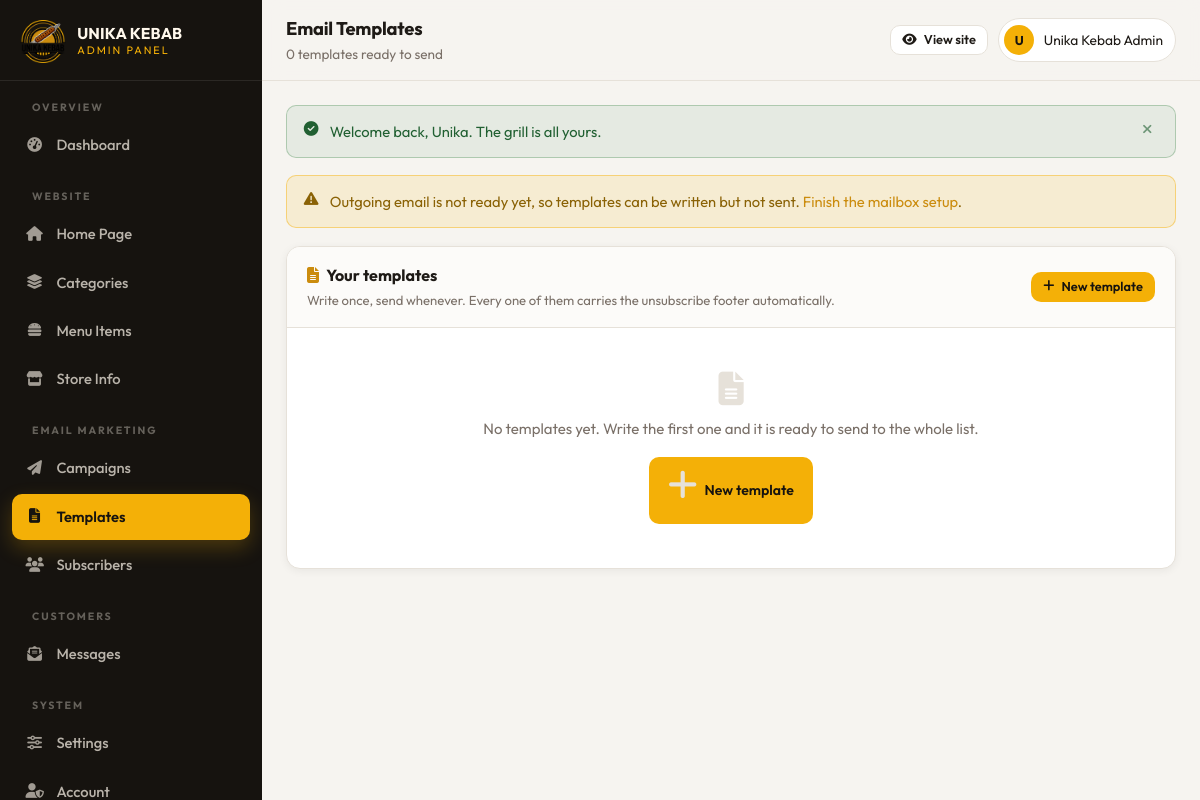
The app's page /admin/templates.php (signed in), older data.
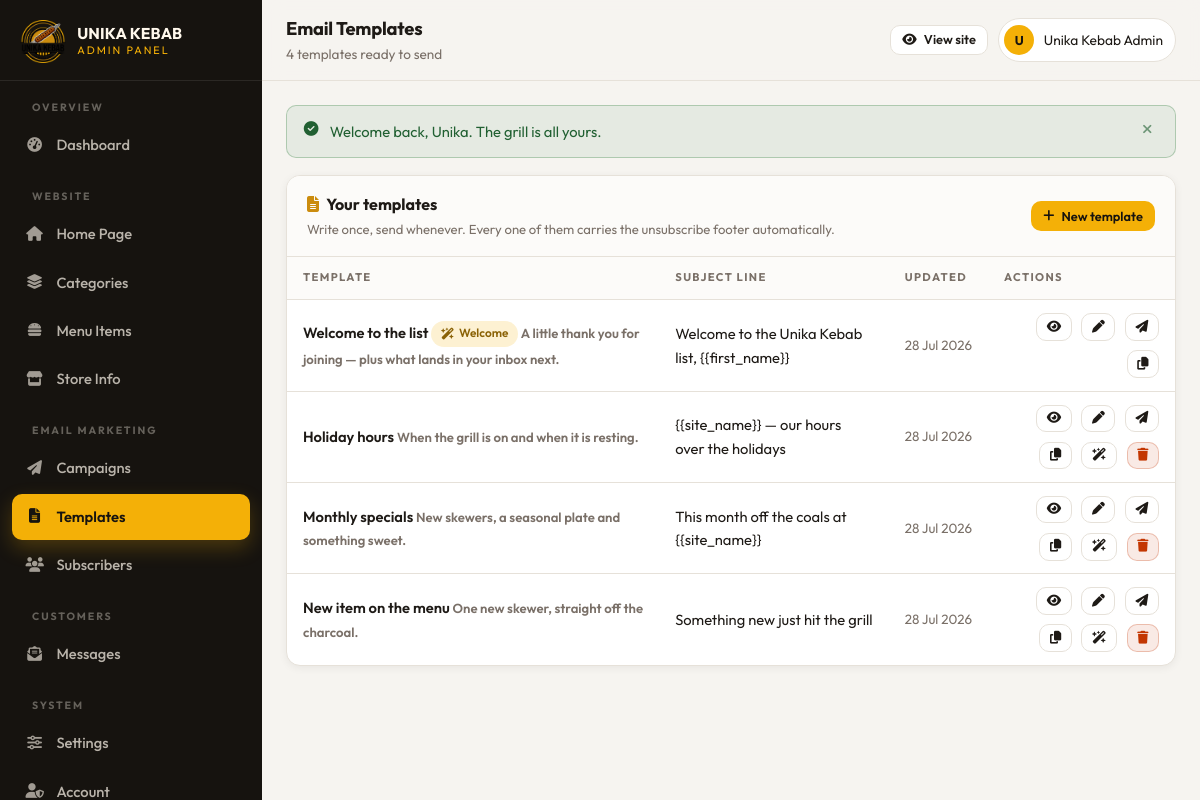
The same page, newer data.
### tables this page shows
CREATE TABLE IF NOT EXISTS email_templates (
  id          INT AUTO_INCREMENT PRIMARY KEY,
  name        VARCHAR(120)  NOT NULL,
  subject     VARCHAR(200)  NOT NULL,
  preheader   VARCHAR(200)  NULL,
  body_html   MEDIUMTEXT    NOT NULL,
  kind        VARCHAR(20)   NOT NULL DEFAULT 'campaign',
  is_locked   TINYINT(1)    NOT NULL DEFAULT 0,
  created_at  TIMESTAMP     NOT NULL DEFAULT CURRENT_TIMESTAMP,
  updated_at  TIMESTAMP     NOT NULL DEFAULT CURRENT_TIMESTAMP ON UPDATE CURRENT_TIMESTAMP,
  KEY idx_templates_kind (kind)
);

### includes/functions.php (called while the page is built, shortened)
<?php
function e($value): string
{
    return htmlspecialchars((string)$value, ENT_QUOTES | ENT_SUBSTITUTE, 'UTF-8');
}
function clean_path(string $path): string
{
    $cut    = strcspn($path, '?#');
    $suffix = substr($path, $cut);
    $path   = substr($path, 0, $cut);
    if (substr_compare($path, '.php', -4, 4, true) === 0) {
        $path = substr($path, 0, -4);
        $path = preg_replace('#(^|/)index$#i', '$1', $path);
    }
    return $path . $suffix;
}
function url(string $path = ''): string
{
    return BASE_URL . '/' . ltrim(clean_path($path), '/');
}
function admin_url(string $path = ''): string
{
    return url('admin/' . ltrim($path, '/'));
}
function img(?string $path, string $fallback = 'assets/img/placeholder.svg'): string
{
    $path = trim((string)$path);
    return url($path);
}
function excerpt(?string $text, int $length = 120): string
{
    $text = trim(strip_tags((string)$text));
    if (mb_strlen($text) <= $length) {
        return $text;
    }
    return mb_substr($text, 0, $length) . '…';
}
function setting(string $key, string $default = ''): string
{
    static $cache = null;
    if ($cache === null) {
        $cache = [];
        foreach (db_all('SELECT setting_key, setting_value FROM settings') as $row) {
            $cache[$row['setting_key']] = (string)$row['setting_value'];
        }
    }
    $value = $cache[$key] ?? null;
    return ($value === null || $value === '') ? $default : $value;
}
function flash_take(): array
{
    $messages = $_SESSION['flash'] ?? [];
    return $messages;
}

### includes/db.php (called while the page is built, shortened)
<?php
function db(): PDO
{
    static $pdo = null;
    if ($pdo === null) {
        $dsn = 'mysql:host=' . DB_HOST . ';dbname=' . DB_NAME . ';charset=' . DB_CHARSET;
        try {
            $pdo = new PDO($dsn, DB_USER, DB_PASS, [
                PDO::ATTR_ERRMODE            => PDO::ERRMODE_EXCEPTION,
                PDO::ATTR_DEFAULT_FETCH_MODE => PDO::FETCH_ASSOC,
                PDO::ATTR_EMULATE_PREPARES   => false,
            ]);
        } catch (PDOException $e) {
            if (DEBUG_MODE) {
                die('<h2 style="font:16px system-ui;padding:2rem">Database connection failed</h2>'
                  . '<pre style="font:13px ui-monospace;padding:0 2rem;color:#b00">'
                  . htmlspecialchars($e->getMessage())
                  . "\n\nRun:  mysql -u root &lt; sql/schema.sql</pre>");
            }
            die('Service temporarily unavailable.');
        }
    }
    return $pdo;
}
function db_all(string $sql, array $params = []): array
{
    $stmt = db()->prepare($sql);
    $stmt->execute($params);
    return $stmt->fetchAll();
}
function db_one(string $sql, array $params = []): ?array
{
    $stmt = db()->prepare($sql);
    $stmt->execute($params);
    $row = $stmt->fetch();
    return $row === false ? null : $row;
}

### includes/mailer.php (called while the page is built, shortened)
<?php
function mail_config(): array
{
    $user = trim(setting('smtp_user'));
    return [
        'host'       => trim(setting('smtp_host')),
        'port'       => (int)setting('smtp_port', '465'),
        'secure'     => strtolower(trim(setting('smtp_secure', 'ssl'))),
        'user'       => $user,
        'pass'       => (string)setting('smtp_pass'),
        'verify'     => setting('smtp_verify_cert', '1') === '1',
        'from_email' => trim(setting('mail_from_email')) ?: $user,
        'from_name'  => trim(setting('mail_from_name', setting('site_name', 'Unika Kebab'))),
        'reply_to'   => trim(setting('mail_reply_to')),
        'timeout'    => 20,
    ];
}
function mail_is_configured(): bool
{
    $cfg = mail_config();
    return $cfg['host'] !== '' && $cfg['port'] > 0 && $cfg['from_email'] !== '';
}
function mail_is_enabled(): bool
{
    return setting('email_enabled', '1') === '1' && mail_is_configured();
}
function email_templates(): array
{
    return db_all(
        "SELECT * FROM email_templates
          ORDER BY (kind = 'welcome') DESC, name"
    );
}

### admin/includes/auth.php (called while the page is built, shortened)
<?php
function admin_logged_in(): bool
{
    return !empty($_SESSION['admin_id']);
}
function current_admin(): ?array
{
    static $admin = null;
    if ($admin === null && admin_logged_in()) {
        $admin = db_one('SELECT * FROM admins WHERE id = ?', [(int)$_SESSION['admin_id']]);
    }
    return $admin ?: null;
}
function require_admin(): void
{
    if (!current_admin()) {
        admin_logout();
        header('Location: ' . admin_url('login.php'));
        exit;
    }
}

### admin/templates.php (the view, shortened to what this page needs)
<?php
require __DIR__ . '/includes/auth.php';
require_admin();
$templates = email_templates();
$editId  = (int)($_GET['edit'] ?? 0);
$editing = $editId ? email_template($editId) : null;
$formId  = (int)($editing['id'] ?? 0);
$mailReady   = mail_is_enabled();
$title     = 'Email Templates';
$subtitle  = count($templates) . ' template' . (count($templates) === 1 ? '' : 's') . ' ready to send';
require __DIR__ . '/includes/header.php';
?>
<?php if (!$mailReady): ?>
  <div class="a-alert a-alert--warn">
    <i class="fa-solid fa-triangle-exclamation"></i>
    <span>
      Outgoing email is not ready yet, so templates can be written but not sent.
      <a href="<?= e(admin_url('settings.php#smtp')) ?>">Finish the mailbox setup</a>.
    </span>
  </div>
<?php endif; ?>
<div class="a-card">
  <div class="a-card__head">
    <div>
      <h2 class="a-card__title"><i class="fa-solid fa-file-lines"></i>Your templates</h2>
      <p class="a-card__sub">Write once, send whenever. Every one of them carries the unsubscribe footer automatically.</p>
    </div>
    <div class="a-card__actions">
      <a class="a-btn a-btn--sm" href="<?= e(admin_url('templates.php?new=1')) ?>#tpl-form">
        <i class="fa-solid fa-plus"></i> New template
      </a>
    </div>
  </div>
  <?php if (!$templates): ?>
    <div class="a-empty">
      <i class="fa-solid fa-file-lines"></i>
      <p>No templates yet. Write the first one and it is ready to send to the whole list.</p>
      <a class="a-btn" href="<?= e(admin_url('templates.php?new=1')) ?>#tpl-form">
        <i class="fa-solid fa-plus"></i> New template
      </a>
    </div>
  <?php else: ?>
    <div class="a-table-wrap">
      <table class="a-table">
        <thead>
          <tr>
            <th>Template</th>
            <th>Subject line</th>
            <th>Updated</th>
            <th class="is-actions">Actions</th>
          </tr>
        </thead>
        <tbody>
        <?php foreach ($templates as $tpl): ?>
          <?php $welcome = $tpl['kind'] === 'welcome'; ?>
          <tr<?= $formId === (int)$tpl['id'] ? ' class="is-current"' : '' ?>>
            <td class="a-table__name">
              <?= e($tpl['name']) ?>
              <?php if ($welcome): ?>
                <span class="a-badge a-badge--gold"><i class="fa-solid fa-wand-magic-sparkles"></i> Welcome</span>
              <?php endif; ?>
              <?php if (!empty($tpl['preheader'])): ?>
                <span class="a-table__meta"><?= e(excerpt($tpl['preheader'], 70)) ?></span>
              <?php endif; ?>
            </td>
            <td><?= e(excerpt($tpl['subject'], 60)) ?></td>
            <td class="a-nowrap a-small a-muted"><?= e(date('j M Y', strtotime((string)$tpl['updated_at']))) ?></td>
            <td class="is-actions">
              <div class="a-flex a-flex--end">
                <a class="a-btn a-btn--ghost a-btn--sm a-btn--icon"
                   href="<?= e(admin_url('templates.php?preview=' . (int)$tpl['id'])) ?>"
                   target="_blank" rel="noopener" title="Preview" aria-label="Preview <?= e($tpl['name']) ?>">
                  <i class="fa-solid fa-eye"></i>
                </a>
                <a class="a-btn a-btn--ghost a-btn--sm a-btn--icon"
                   href="<?= e(admin_url('templates.php?edit=' . (int)$tpl['id'])) ?>#tpl-form"
                   title="Edit" aria-label="Edit <?= e($tpl['name']) ?>">
                  <i class="fa-solid fa-pen"></i>
                </a>
                <a class="a-btn a-btn--ghost a-btn--sm a-btn--icon"
                   href="<?= e(admin_url('campaigns.php?from=' . (int)$tpl['id'])) ?>#camp-form"
                   title="Send to the list" aria-label="Send <?= e($tpl['name']) ?> to the list">
                  <i class="fa-solid fa-paper-plane"></i>
                </a>
                <form method="post" data-guard>
                  <button class="a-btn a-btn--ghost a-btn--sm a-btn--icon" type="submit"
                          title="Duplicate" aria-label="Duplicate <?= e($tpl['name']) ?>">
                    <i class="fa-solid fa-copy"></i>
                  </button>
                </form>
                <?php if (!$welcome): ?>
                  <form method="post" data-guard
                        data-confirm="Make “<?= e($tpl['name']) ?>” the email every new subscriber receives?">
                    <button class="a-btn a-btn--ghost a-btn--sm a-btn--icon" type="submit"
                            title="Use as the welcome email" aria-label="Use <?= e($tpl['name']) ?> as the welcome email">
                      <i class="fa-solid fa-wand-magic-sparkles"></i>
                    </button>
                  </form>
                  <form method="post" data-guard
                        data-confirm="Delete the template “<?= e($tpl['name']) ?>”?">
                    <button class="a-btn a-btn--danger a-btn--sm a-btn--icon" type="submit"
                            title="Delete" aria-label="Delete <?= e($tpl['name']) ?>">
                      <i class="fa-solid fa-trash"></i>
                    </button>
                  </form>
                <?php endif; ?>
              </div>
            </td>
          </tr>
        <?php endforeach; ?>
        </tbody>
      </table>
    </div>
  <?php endif; ?>
</div>
<?php require __DIR__ . '/includes/footer.php'; ?>

### admin/includes/header.php (shortened to what this page needs)
<?php
$title     = $title     ?? 'Dashboard';
$subtitle  = $subtitle  ?? '';
$activeNav = $activeNav ?? '';
$admin   = current_admin();
function a_nav(string $key, string $href, string $icon, string $label, string $active, int $count = 0): void
{
    $isActive = $key === $active ? ' is-active' : '';
    echo '<li><a class="a-side__link' . $isActive . '" href="' . e(admin_url($href)) . '">'
       . '<i class="' . e($icon) . '" aria-hidden="true"></i><span>' . e($label) . '</span>'
       . ($count > 0 ? '<span class="a-side__count">' . $count . '</span>' : '')
       . '</a></li>';
}
?>
<!DOCTYPE html>
<html lang="en">
<head>
<link href="https://cdn.jsdelivr.net/npm/bootstrap@5.3.3/dist/css/bootstrap-grid.min.css" rel="stylesheet">
<link href="https://cdnjs.cloudflare.com/ajax/libs/font-awesome/6.5.2/css/all.min.css" rel="stylesheet">
<link href="<?= e(admin_url('assets/css/admin.css')) ?>" rel="stylesheet">
</head>
<body>
<div class="a-shell">
  <aside class="a-side" id="aSide">
    <a class="a-side__brand" href="<?= e(admin_url('index.php')) ?>">
      <img src="<?= e(img(setting('logo', 'assets/img/logo.png'), 'assets/img/logo.png')) ?>" alt="">
      <span>
        <strong><?= e(setting('site_name', 'Unika Kebab')) ?></strong>
        <span>Admin panel</span>
      </span>
    </a>
    <ul class="a-side__nav">
      <li class="a-side__group">Overview</li>
      <?php a_nav('dashboard', 'index.php', 'fa-solid fa-gauge-high', 'Dashboard', $activeNav); ?>
      <li class="a-side__group">Website</li>
      <li class="a-side__group">Email marketing</li>
      <li class="a-side__group">Customers</li>
      <li class="a-side__group">System</li>
    </ul>
  </aside>
  <div class="a-main">
    <header class="a-top">
      <div>
        <h1 class="a-top__title"><?= e($title) ?></h1>
        <?php if ($subtitle !== ''): ?><p class="a-top__sub"><?= e($subtitle) ?></p><?php endif; ?>
      </div>
      <div class="a-top__right">
        <a class="a-btn a-btn--ghost a-btn--sm a-nowrap" href="<?= e(url('index.php')) ?>" target="_blank" rel="noopener">
          <i class="fa-solid fa-eye"></i> <span class="d-none d-sm-inline">View site</span>
        </a>
        <span class="a-user">
          <span class="a-user__avatar"><?= e(strtoupper(substr($admin['full_name'] ?? 'A', 0, 1))) ?></span>
          <span class="d-none d-md-inline"><?= e($admin['full_name'] ?? 'Admin') ?></span>
        </span>
      </div>
    </header>
    <div class="a-body">
      <?php foreach (flash_take() as $msg): ?>
        <div class="a-alert a-alert--<?= e($msg['type']) ?>">
          <i class="fa-solid <?= $msg['type'] === 'success' ? 'fa-circle-check' : ($msg['type'] === 'error' ? 'fa-circle-exclamation' : 'fa-circle-info') ?>"></i>
          <span><?= $msg['message']  ?></span>
          <button class="a-alert__close" type="button" aria-label="Dismiss"><i class="fa-solid fa-xmark"></i></button>
        </div>
      <?php endforeach; ?>

### admin/includes/footer.php (shortened to what this page needs)
    </div>
  </div>
</div>
</body>
</html>

Row changes from the older to the newer data that the page shows:
added email_templates: name "Welcome to the list", kind "welcome" (drawn), preheader "A little thank you for joining — plus what lands in your inbox next.", subject "Welcome to the Unika Kebab list, {{first_name}}", updated_at "28 Jul 2026"
added email_templates: name "Holiday hours", preheader "When the grill is on and when it is resting.", subject "{{site_name}} — our hours over the holidays", updated_at "28 Jul 2026"
added email_templates: name "Monthly specials", preheader "New skewers, a seasonal plate and something sweet.", subject "This month off the coals at {{site_name}}", updated_at "28 Jul 2026"
added email_templates: name "New item on the menu", preheader "One new skewer, straight off the charcoal.", subject "Something new just hit the grill", updated_at "28 Jul 2026"
Text that changed along with them:
$subtitle: "0 templates ready to send" → "4 templates ready to send"
text no longer shown: "Outgoing email is not ready yet, so templates can be written but not sent. Finish the mailbox setup . No templates yet. Write the first one and it is ready to send to the whole list. New template"
text now shown: "TEMPLATE SUBJECT LINE UPDATED ACTIONS"
